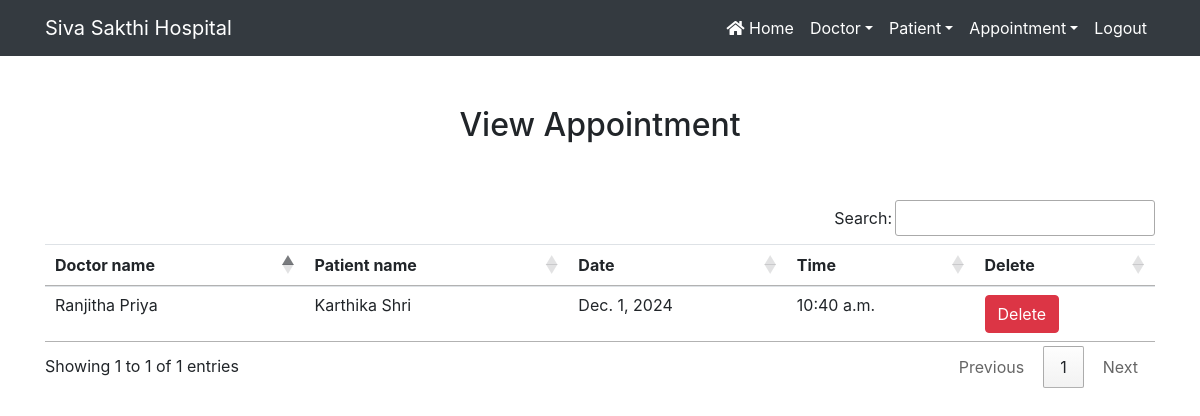
The page /view_appointment/ (signed in) on the database its author committed.
### hospital/models.py (models this page shows, shortened)
class Appointment(models.Model):
    doctor=models.ForeignKey(Doctor,on_delete=models.CASCADE)
    patient=models.ForeignKey(Patient, on_delete=models.CASCADE)
    date1 = models.DateField()
    time1=models.TimeField()

class Doctor(models.Model):
    name = models.CharField(max_length=50)
    mobile = models.IntegerField()
    special = models.CharField(max_length=50)
    def __str__(self):
        return self.name

class Patient(models.Model):
    name=models.CharField(max_length=50)
    gender=models.CharField(max_length=50)
    mobile = models.IntegerField(null=True)
    address=models.CharField(max_length=150)
    def __str__(self):
        return self.name

### hospital/views.py (the view)
# urls.py: path('view_appointment/', View_Appointment, name='view_appointment'),
def View_Appointment(request):
    if not request.user.is_staff:
        return redirect('login')
    appoint = Appointment.objects.all()
    d = {'appoint':appoint}
    return render(request,'view_appointment.html',d)

### hospital/templates/view_appointment.html
{% extends 'navigationbar.html' %}
{% load static %}
{%  block body  %}
<div class="container" style = "margin-top:50px">
<h2 class="text-center">View Appointment</h2>
<br><br>
<table class="table table-hover" id="example">
     <thead>
      <tr>
          <th>Doctor name</th>
          <th>Patient name</th>
          <th>Date</th>
          <th>Time</th>
          <th>Delete</th>
      </tr>
     </thead>
    <tbody>
    {% for i in appoint %}
    <tr>
        <td>{{i.doctor}}</td>
        <td>{{i.patient}}</td>
        <td>{{i.date1}}</td>
        <td>{{i.time1}}</td>
        <td><a href="{% url 'delete_appointment' i.id %}" onclick="return confirm('DO YOU WANT TO DELETE')" class="btn btn-danger">Delete</a></td>
    </tr>
    {% endfor %}
    </tbody>
</table>
</div>
{% endblock %}

### rows shown on the page
Appointment: doctor "Ranjitha Priya", patient "Karthika Shri", date1 "Dec. 1, 2024", time1 "10:40 a.m."
